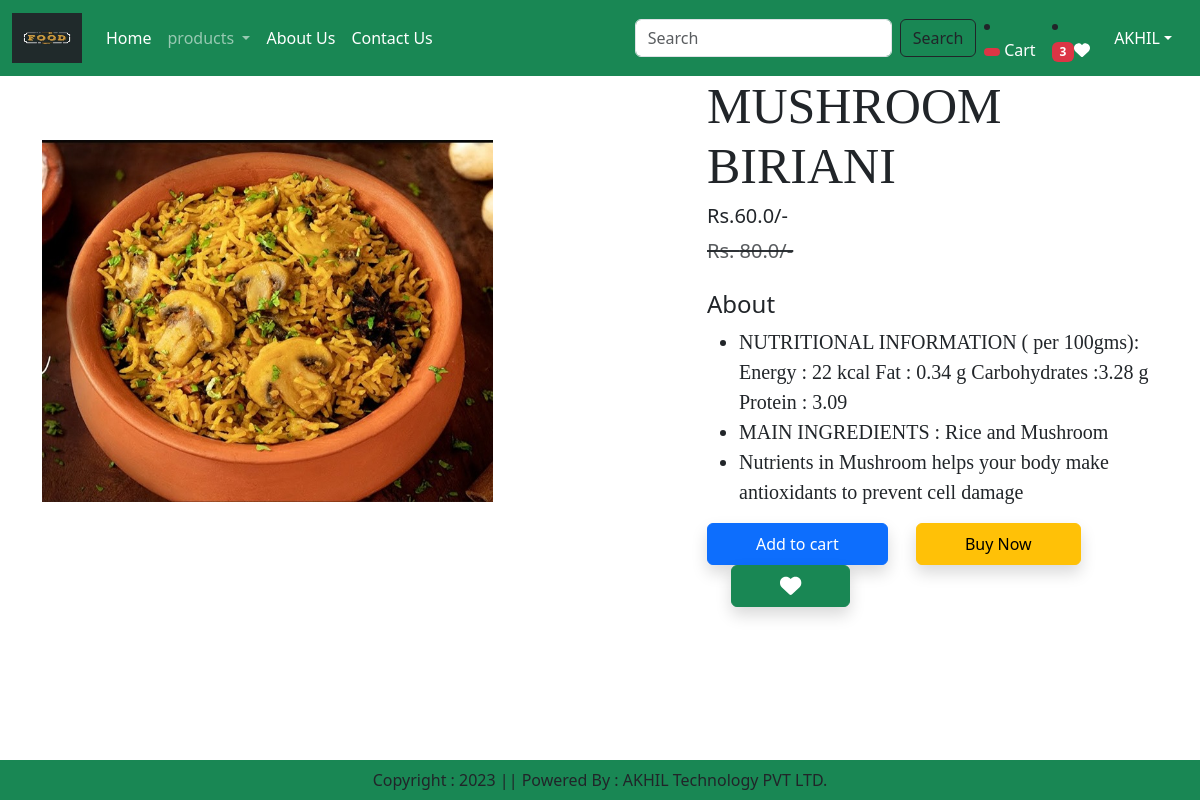
Page /product-detail/3 (signed in) on the committed database.
### ss/models.py (models this page shows, shortened)
class Product(models.Model):
    title = models.CharField(max_length=100)
    selling_price = models.FloatField()
    discounted_price = models.FloatField()
    description = models.TextField()
    composition = models.TextField(default='')
    prodapp = models.TextField(default='')
    category = models.CharField(choices=CATEGORY_CHOICES, max_length=2)
    product_image = models.ImageField(upload_to = 'products')

### ss/views.py (the view)
# urls.py: path("product-detail/<int:pk>", views.ProductDetail.as_view(),name="product-detail"),
@method_decorator(login_required,name='dispatch')
class ProductDetail(View):
    def get(self,request,pk):
        product = Product.objects.get(pk=pk)
        wishlist = Wishlist.objects.filter(Q(product=product) & Q(user=request.user))
        totalitem = 0
        wishitem = 0
        if request.user.is_authenticated:
            totalitem = len(Cart.objects.filter(user=request.user))
            wishitem =len(Wishlist.objects.filter(user=request.user))
        return render(request,"ss/productdetail.html",locals())

### ss/templates/ss/productdetail.html (shortened to what this page needs)
{% extends 'ss/base.html' %}
{% load static %}
{% block main-content %}
	<div class="container">
		<div class="row flex justify-content-between">
			<div class="img col-lg-5 mt-5">
				<img src="{{product.product_image.url}}" class="image col-xs-6
				col-sm-12 col-lg-12 mt-3 text-sm-center w-100 h-75" alt="">
			</div>
			<div class="productdetail col-lg-5">
				<h1 style="font-family: Georgia; font-size: 50px;">{{product.title}}</h1>
				<h5>Rs.{{product.discounted_price}}/-</h5>
				<small class="text-decoration-line-through text-muted
				fs-5"><del>Rs. {{product.selling_price}}/-</small></del>
				<br><br><h4> About</h4>
				<ul class="fs-5" style="font-family: Rajdhani;">
					<li>{{product.description}}</li>
					<li>{{product.composition}}</li>
					<li>{{product.prodapp}}</li>
				</ul>
				<form action="/add-to-cart" class="d-inline">
					<button type="submit" class="btn btn-primary shadow px-5 py-2 ">Add to cart</button>
				</form>
				<a href="{% url 'showcart' %}" class="btn btn-warning shadow px-5 py-2 ms-4">Buy Now</a>
				{% if wishlist %}
				<a pid={{product.id}} class="minus-wishlist btn btn-danger shadow px-5 py-2 ms-4"><i class="fas fa-heart fa-lg"></i></a>
				{% else %}
				 <a pid={{product.id}} class="plus-wishlist btn btn-success shadow px-5 py-2 ms-4"><i class="fas fa-heart fa-lg"></i></a>
				{% endif %}
			</div>
		</div>
	</div>
{% endblock main-content %}

### rows in the picture
Product: product_image (picture), title "MUSHROOM BIRIANI", discounted_price "60.0", selling_price "80.0", description "NUTRITIONAL INFORMATION ( per 100gms): Energy : 22 kcal Fat : 0.34 g Carbohydrates :3.28 g Protein : 3.09", composition "MAIN INGREDIENTS : Rice and Mushroom", prodapp "Nutrients in Mushroom helps your body make antioxidants to prevent cell damage"

### other values in the picture
{{ wishitem }} "3"
